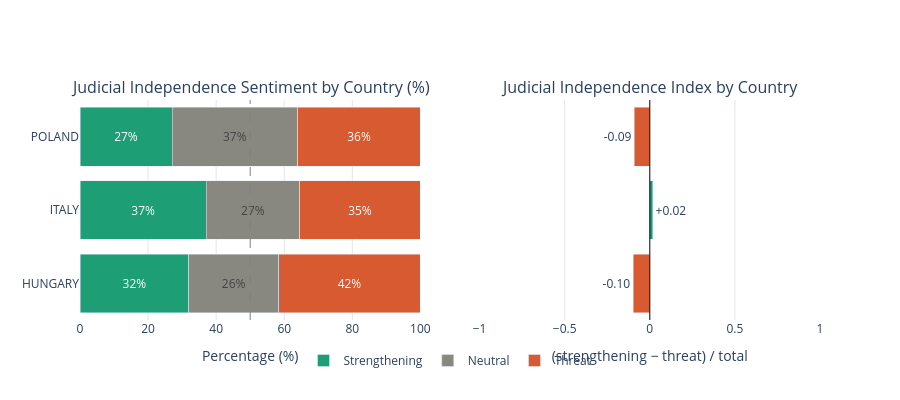

The notebook cell this image was saved under:
### Markdown cell above
### 1.2 Comparación del Sentimiento de Independencia Judicial por País

### Code cell
fig = plot_ji_sentiment(df)

### Figure 1 — Plotly figure (JSON) as saved in the notebook; plotly's stock layout.template omitted (floating-point values rounded to 4 significant figures)
{"data": [{"insidetextanchor": "middle", "legendgroup": "strengthening", "marker": {"color": "#1D9E75"}, "name": "Strengthening", "orientation": "h", "text": ["32%", "37%", "27%"], "textposition": "inside", "type": "bar", "x": [31.94, 37.1, 27.03], "xaxis": "x", "y": ["HUNGARY", "ITALY", "POLAND"], "yaxis": "y"}, {"insidetextanchor": "middle", "legendgroup": "neutral", "marker": {"color": "#888780"}, "name": "Neutral", "orientation": "h", "text": ["26%", "27%", "37%"], "textposition": "inside", "type": "bar", "x": [26.39, 27.42, 36.94], "xaxis": "x", "y": ["HUNGARY", "ITALY", "POLAND"], "yaxis": "y"}, {"insidetextanchor": "middle", "legendgroup": "threat", "marker": {"color": "#D85A30"}, "name": "Threat", "orientation": "h", "text": ["42%", "35%", "36%"], "textposition": "inside", "type": "bar", "x": [41.67, 35.48, 36.04], "xaxis": "x", "y": ["HUNGARY", "ITALY", "POLAND"], "yaxis": "y"}, {"marker": {"color": ["#D85A30", "#1D9E75", "#D85A30"]}, "name": "JI Index", "orientation": "h", "showlegend": false, "text": ["-0.10", "+0.02", "-0.09"], "textposition": "outside", "type": "bar", "x": [-0.097, 0.016, -0.09], "xaxis": "x2", "y": ["HUNGARY", "ITALY", "POLAND"], "yaxis": "y2"}], "layout": {"annotations": [{"font": {"size": 16}, "showarrow": false, "text": "Judicial Independence Sentiment by Country (%)", "x": 0.23, "xanchor": "center", "xref": "paper", "y": 1, "yanchor": "bottom", "yref": "paper"}, {"font": {"size": 16}, "showarrow": false, "text": "Judicial Independence Index by Country", "x": 0.77, "xanchor": "center", "xref": "paper", "y": 1, "yanchor": "bottom", "yref": "paper"}], "barmode": "stack", "height": 400, "legend": {"orientation": "h", "x": 0.5, "xanchor": "center", "y": -0.25, "yanchor": "bottom"}, "paper_bgcolor": "white", "plot_bgcolor": "white", "shapes": [{"line": {"color": "gray", "dash": "dash", "width": 1}, "type": "line", "x0": 50, "x1": 50, "xref": "x", "y0": 0, "y1": 1, "yref": "y domain"}, {"line": {"color": "black", "width": 1}, "type": "line", "x0": 0, "x1": 0, "xref": "x2", "y0": 0, "y1": 1, "yref": "y2 domain"}], "xaxis": {"anchor": "y", "domain": [0, 0.46], "gridcolor": "#E5E5E5", "range": [0, 100], "showgrid": true, "title": {"text": "Percentage (%)"}}, "xaxis2": {"anchor": "y2", "domain": [0.54, 1], "gridcolor": "#E5E5E5", "range": [-1, 1], "showgrid": true, "title": {"text": "(strengthening − threat) / total"}}, "yaxis": {"anchor": "x", "categoryarray": ["HUNGARY", "ITALY", "POLAND"], "categoryorder": "array", "domain": [0, 1], "showgrid": false}, "yaxis2": {"anchor": "x2", "categoryarray": ["HUNGARY", "ITALY", "POLAND"], "categoryorder": "array", "domain": [0, 1], "showgrid": false, "showticklabels": false}}}
